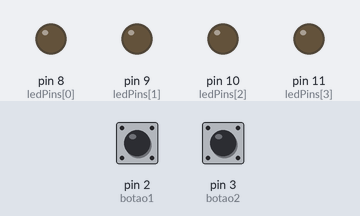
This sketch was run on a simulated Arduino Uno, built with avr-gcc and run on an emulated ATmega328P. Parts: output pins drawn as LEDs (lit = HIGH). The inputs (shaded band) are chosen by the test bench; at power-on: pin 2 (botao1) HIGH, pin 3 (botao2) HIGH.

Above: at 1.2 s.
1.3 s: pin 2 (botao1) pulled LOW for 0.15 s
At 3.0 s:
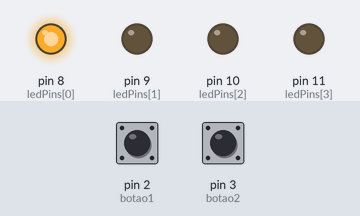
At 3.7 s:
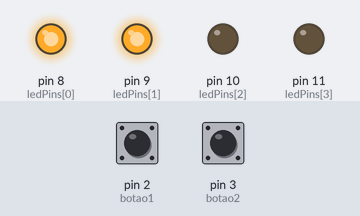
4.4 s: pin 2 (botao1) pulled LOW for 1 s
At 10.1 s:
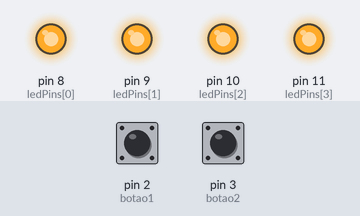
Timing chart, 0 to 11.6 s (numbered marks = the images above; inputs shaded):
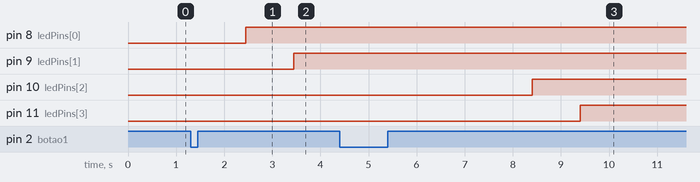

The sketch:

exercicio_11_lista.ino
```cpp
const int ledPins[] = {8, 9, 10, 11};
const int botao1 = 2;
const int botao2 = 3;

unsigned long tempoAnterior = 0;
const long intervalo = 1000;

int etapa = 0;
bool sequenciaAtiva = false;

void setup() {
  for (int i = 0; i < 4; i++) {
    pinMode(ledPins[i], OUTPUT);
    digitalWrite(ledPins[i], LOW);
  }

  pinMode(botao1, INPUT_PULLUP);
  pinMode(botao2, INPUT_PULLUP);
}

void loop() {
  // Botão 1 inicia sequência
  if (digitalRead(botao1) == LOW) {
    sequenciaAtiva = true;
    etapa = 0;
    tempoAnterior = millis();
  }

  // Botão 2 reseta tudo
  if (digitalRead(botao2) == LOW) {
    sequenciaAtiva = false;
    etapa = 0;
    for (int i = 0; i < 4; i++) {
      digitalWrite(ledPins[i], LOW);
    }
  }

  // Controle da sequência sem delay
  if (sequenciaAtiva) {
    unsigned long tempoAtual = millis();

    if (tempoAtual - tempoAnterior >= intervalo) {
      tempoAnterior = tempoAtual;

      if (etapa < 4) {
        digitalWrite(ledPins[etapa], HIGH);
        etapa++;
      } else {
        sequenciaAtiva = false; // terminou a sequência
      }
    }
  }
}
```

Measured:
- after the input at 1.3 s, pin 8 (ledPins[0]): LOW → HIGH after 1.1 s; pin 9 (ledPins[1]): LOW → HIGH after 2.1 s
- after the input at 4.4 s, pin 10 (ledPins[2]): LOW → HIGH after 4.0 s instead of 0.05 s; pin 11 (ledPins[3]): LOW → HIGH after 5.0 s instead of 1.0 s
